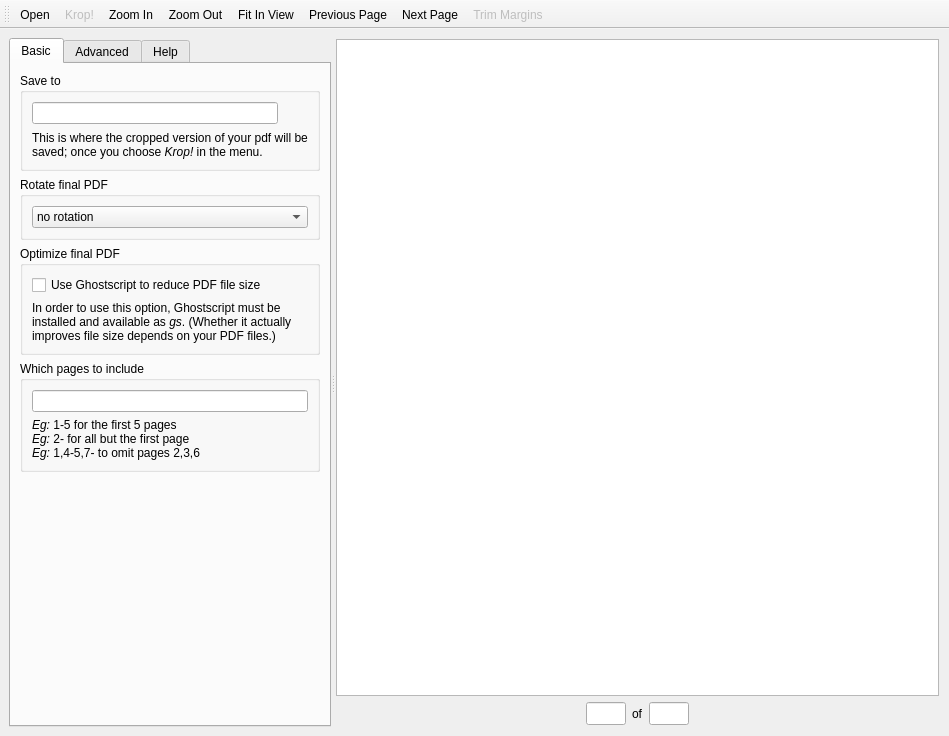
<?xml version="1.0" encoding="UTF-8"?>
<ui version="4.0">
 <class>MainWindow</class>
 <widget class="QMainWindow" name="MainWindow">
  <property name="geometry">
   <rect>
    <x>0</x>
    <y>0</y>
    <width>949</width>
    <height>736</height>
   </rect>
  </property>
  <property name="windowTitle">
   <string>krop: A tool to crop your PDFs</string>
  </property>
  <widget class="QWidget" name="centralwidget">
   <layout class="QVBoxLayout" name="verticalLayout_7">
    <item>
     <widget class="QSplitter" name="splitter">
      <property name="orientation">
       <enum>Qt::Horizontal</enum>
      </property>
      <property name="childrenCollapsible">
       <bool>false</bool>
      </property>
      <widget class="QTabWidget" name="tabWidget">
       <property name="sizePolicy">
        <sizepolicy hsizetype="Preferred" vsizetype="Expanding">
         <horstretch>0</horstretch>
         <verstretch>0</verstretch>
        </sizepolicy>
       </property>
       <property name="currentIndex">
        <number>0</number>
       </property>
       <widget class="QWidget" name="tabBasic">
        <attribute name="title">
         <string>Basic</string>
        </attribute>
        <layout class="QVBoxLayout" name="verticalLayout_4">
         <item>
          <widget class="QGroupBox" name="groupBox">
           <property name="title">
            <string>Save to</string>
           </property>
           <layout class="QGridLayout" name="gridLayout">
            <item row="0" column="0">
             <widget class="QLineEdit" name="editFile"/>
            </item>
            <item row="0" column="1">
             <widget class="QToolButton" name="buttonFileSelect">
              <property name="text">
               <string/>
              </property>
              <property name="autoRaise">
               <bool>true</bool>
              </property>
             </widget>
            </item>
            <item row="1" column="0" colspan="2">
             <widget class="QLabel" name="labelFileHelp">
              <property name="text">
               <string>&lt;!DOCTYPE HTML PUBLIC &quot;-//W3C//DTD HTML 4.0//EN&quot; &quot;http://www.w3.org/TR/REC-html40/strict.dtd&quot;&gt;
&lt;html&gt;&lt;head&gt;&lt;meta name=&quot;qrichtext&quot; content=&quot;1&quot; /&gt;&lt;style type=&quot;text/css&quot;&gt;
p, li { white-space: pre-wrap; }
&lt;/style&gt;&lt;/head&gt;&lt;body style=&quot; font-family:'Ubuntu'; font-size:9pt; font-weight:400; font-style:normal;&quot;&gt;
&lt;p style=&quot; margin-top:0px; margin-bottom:0px; margin-left:0px; margin-right:0px; -qt-block-indent:0; text-indent:0px;&quot;&gt;This is where the cropped version of your pdf will be saved; once you choose &lt;span style=&quot; font-style:italic;&quot;&gt;Krop!&lt;/span&gt; in the menu.&lt;/p&gt;&lt;/body&gt;&lt;/html&gt;</string>
              </property>
              <property name="wordWrap">
               <bool>true</bool>
              </property>
             </widget>
            </item>
           </layout>
          </widget>
         </item>
         <item>
          <widget class="QGroupBox" name="groupRotation">
           <property name="title">
            <string>Rotate final PDF</string>
           </property>
           <property name="flat">
            <bool>false</bool>
           </property>
           <layout class="QVBoxLayout" name="verticalLayout_8">
            <item>
             <widget class="QComboBox" name="comboRotation">
              <item>
               <property name="text">
                <string>no rotation</string>
               </property>
              </item>
              <item>
               <property name="text">
                <string>rotate left (90° counterclockwise)</string>
               </property>
              </item>
              <item>
               <property name="text">
                <string>rotate right (90° clockwise)</string>
               </property>
              </item>
              <item>
               <property name="text">
                <string>upside down</string>
               </property>
              </item>
             </widget>
            </item>
           </layout>
          </widget>
         </item>
         <item>
          <widget class="QGroupBox" name="groupOptimization">
           <property name="title">
            <string>Optimize final PDF</string>
           </property>
           <property name="flat">
            <bool>false</bool>
           </property>
           <layout class="QVBoxLayout" name="verticalLayout_9">
            <item>
             <widget class="QCheckBox" name="checkGhostscript">
              <property name="text">
               <string>Use Ghostscript to reduce PDF file size</string>
              </property>
             </widget>
            </item>
            <item>
             <widget class="QLabel" name="labelGhostscript">
              <property name="text">
               <string>&lt;!DOCTYPE HTML PUBLIC &quot;-//W3C//DTD HTML 4.0//EN&quot; &quot;http://www.w3.org/TR/REC-html40/strict.dtd&quot;&gt;
&lt;html&gt;&lt;head&gt;&lt;meta name=&quot;qrichtext&quot; content=&quot;1&quot; /&gt;&lt;style type=&quot;text/css&quot;&gt;
p, li { white-space: pre-wrap; }
&lt;/style&gt;&lt;/head&gt;&lt;body style=&quot; font-family:'Noto Sans'; font-size:10pt; font-weight:400; font-style:normal;&quot;&gt;
&lt;p style=&quot; margin-top:0px; margin-bottom:0px; margin-left:0px; margin-right:0px; -qt-block-indent:0; text-indent:0px;&quot;&gt;&lt;span style=&quot; font-family:'Ubuntu'; font-size:9pt;&quot;&gt;In order to use this option, Ghostscript must be installed and available as &lt;/span&gt;&lt;span style=&quot; font-family:'Ubuntu'; font-size:9pt; font-style:italic;&quot;&gt;gs&lt;/span&gt;&lt;span style=&quot; font-family:'Ubuntu'; font-size:9pt;&quot;&gt;. (Whether it actually improves file size depends on your PDF files.)&lt;/span&gt;&lt;/p&gt;&lt;/body&gt;&lt;/html&gt;</string>
              </property>
              <property name="wordWrap">
               <bool>true</bool>
              </property>
             </widget>
            </item>
           </layout>
          </widget>
         </item>
         <item>
          <widget class="QGroupBox" name="groupWhichPages">
           <property name="title">
            <string>Which pages to include</string>
           </property>
           <layout class="QVBoxLayout" name="verticalLayout">
            <item>
             <widget class="QLineEdit" name="editWhichPages"/>
            </item>
            <item>
             <widget class="QLabel" name="labelWhichPagesEg">
              <property name="text">
               <string>&lt;!DOCTYPE HTML PUBLIC &quot;-//W3C//DTD HTML 4.0//EN&quot; &quot;http://www.w3.org/TR/REC-html40/strict.dtd&quot;&gt;
&lt;html&gt;&lt;head&gt;&lt;meta name=&quot;qrichtext&quot; content=&quot;1&quot; /&gt;&lt;style type=&quot;text/css&quot;&gt;
p, li { white-space: pre-wrap; margin: 0; }
&lt;/style&gt;&lt;/head&gt;
&lt;body&gt;
&lt;p&gt;&lt;i&gt;Eg:&lt;/i&gt; 1-5 for the first 5 pages&lt;/p&gt;
&lt;p&gt;&lt;i&gt;Eg:&lt;/i&gt; 2- for all but the first page&lt;/p&gt;
&lt;p&gt;&lt;i&gt;Eg:&lt;/i&gt; 1,4-5,7- to omit pages 2,3,6&lt;/p&gt;
&lt;/body&gt;&lt;/html&gt;</string>
              </property>
              <property name="wordWrap">
               <bool>true</bool>
              </property>
             </widget>
            </item>
           </layout>
          </widget>
         </item>
         <item>
          <spacer name="verticalSpacer_3">
           <property name="orientation">
            <enum>Qt::Vertical</enum>
           </property>
           <property name="sizeHint" stdset="0">
            <size>
             <width>20</width>
             <height>484</height>
            </size>
           </property>
          </spacer>
         </item>
        </layout>
       </widget>
       <widget class="QWidget" name="tabAdvanced">
        <attribute name="title">
         <string>Advanced</string>
        </attribute>
        <layout class="QVBoxLayout" name="verticalLayout_6">
         <item>
          <widget class="QGroupBox" name="groupSelectionMode">
           <property name="title">
            <string>Selections apply to</string>
           </property>
           <property name="flat">
            <bool>false</bool>
           </property>
           <layout class="QGridLayout" name="gridLayout_2">
            <item row="0" column="0" colspan="2">
             <widget class="QRadioButton" name="radioSelAll">
              <property name="text">
               <string>all pages</string>
              </property>
              <property name="checked">
               <bool>true</bool>
              </property>
             </widget>
            </item>
            <item row="1" column="0" colspan="2">
             <widget class="QRadioButton" name="radioSelEvenOdd">
              <property name="text">
               <string>even/odd pages</string>
              </property>
             </widget>
            </item>
            <item row="2" column="0" colspan="2">
             <widget class="QRadioButton" name="radioSelIndividual">
              <property name="text">
               <string>individual page</string>
              </property>
             </widget>
            </item>
            <item row="3" column="0" colspan="2">
             <widget class="QLabel" name="labelSelHelp">
              <property name="text">
               <string>Should all pages be cropped based on the same selections? Maybe you want to treat even and odd pages differently? For full control you can crop each page using individual selections.</string>
              </property>
              <property name="wordWrap">
               <bool>true</bool>
              </property>
             </widget>
            </item>
            <item row="4" column="0">
             <widget class="QLabel" name="labelSelExceptions">
              <property name="text">
               <string>Exceptions:</string>
              </property>
             </widget>
            </item>
            <item row="4" column="1">
             <widget class="QLineEdit" name="editSelExceptions"/>
            </item>
            <item row="5" column="0" colspan="2">
             <widget class="QLabel" name="labelSelExceptionsHelp">
              <property name="text">
               <string>List pages which require individual selections.</string>
              </property>
             </widget>
            </item>
           </layout>
          </widget>
         </item>
         <item>
          <widget class="QGroupBox" name="groupDevice">
           <property name="title">
            <string>Fit screen of device</string>
           </property>
           <layout class="QFormLayout" name="formLayout">
            <property name="fieldGrowthPolicy">
             <enum>QFormLayout::ExpandingFieldsGrow</enum>
            </property>
            <item row="0" column="0" colspan="2">
             <widget class="QComboBox" name="comboDevice">
              <property name="editable">
               <bool>false</bool>
              </property>
              <property name="sizeAdjustPolicy">
               <enum>QComboBox::AdjustToContentsOnFirstShow</enum>
              </property>
             </widget>
            </item>
            <item row="1" column="0">
             <widget class="QLabel" name="labelAspectRatio">
              <property name="text">
               <string>Aspect ratio:</string>
              </property>
             </widget>
            </item>
            <item row="1" column="1">
             <widget class="QLineEdit" name="editAspectRatio"/>
            </item>
            <item row="2" column="0" colspan="2">
             <widget class="QLabel" name="labelDeviceHelp">
              <property name="text">
               <string>&lt;html&gt;&lt;head/&gt;&lt;body&gt;&lt;p&gt;&lt;span style=&quot; font-style:italic;&quot;&gt;Eg:&lt;/span&gt; 600:730 (ratio of width to height)&lt;/p&gt;&lt;/body&gt;&lt;/html&gt;</string>
              </property>
              <property name="wordWrap">
               <bool>true</bool>
              </property>
             </widget>
            </item>
           </layout>
          </widget>
         </item>
         <item>
          <widget class="QGroupBox" name="groupTrimMargins">
           <property name="title">
            <string>Settings for trimming margins</string>
           </property>
           <layout class="QFormLayout" name="formLayout_2">
            <property name="fieldGrowthPolicy">
             <enum>QFormLayout::ExpandingFieldsGrow</enum>
            </property>
            <item row="0" column="0">
             <widget class="QLabel" name="labelPadding">
              <property name="text">
               <string>Padding:</string>
              </property>
             </widget>
            </item>
            <item row="0" column="1">
             <widget class="QLineEdit" name="editPadding">
              <property name="text">
               <string/>
              </property>
             </widget>
            </item>
            <item row="1" column="0" colspan="2">
             <widget class="QLabel" name="labelTrimMarginsEg">
              <property name="text">
               <string>&lt;html&gt;&lt;head/&gt;&lt;body&gt;&lt;p&gt;&lt;span style=&quot; font-style:italic;&quot;&gt;Eg:&lt;/span&gt; 2 or 5,2 or 5,2,5,5 (interpreted as in CSS)&lt;/p&gt;&lt;p&gt;Right-click a selection to automatically trim it.&lt;/p&gt;&lt;/body&gt;&lt;/html&gt;</string>
              </property>
              <property name="wordWrap">
               <bool>true</bool>
              </property>
             </widget>
            </item>
            <item row="2" column="0">
             <widget class="QLabel" name="labelAllowedChanges">
              <property name="enabled">
               <bool>true</bool>
              </property>
              <property name="text">
               <string>Allowed changes:</string>
              </property>
             </widget>
            </item>
            <item row="2" column="1">
             <widget class="QLineEdit" name="editAllowedChanges">
              <property name="enabled">
               <bool>true</bool>
              </property>
             </widget>
            </item>
            <item row="3" column="0">
             <widget class="QLabel" name="labelSensitivity">
              <property name="enabled">
               <bool>true</bool>
              </property>
              <property name="text">
               <string>Color sensitivity:</string>
              </property>
             </widget>
            </item>
            <item row="3" column="1">
             <widget class="QLineEdit" name="editSensitivity">
              <property name="enabled">
               <bool>true</bool>
              </property>
             </widget>
            </item>
           </layout>
          </widget>
         </item>
         <item>
          <spacer name="verticalSpacer">
           <property name="orientation">
            <enum>Qt::Vertical</enum>
           </property>
           <property name="sizeHint" stdset="0">
            <size>
             <width>20</width>
             <height>339</height>
            </size>
           </property>
          </spacer>
         </item>
        </layout>
       </widget>
       <widget class="QWidget" name="tabHelp">
        <attribute name="title">
         <string>Help</string>
        </attribute>
        <layout class="QVBoxLayout" name="verticalLayout_3">
         <item>
          <widget class="QLabel" name="labelHelp">
           <property name="sizePolicy">
            <sizepolicy hsizetype="Ignored" vsizetype="Preferred">
             <horstretch>0</horstretch>
             <verstretch>0</verstretch>
            </sizepolicy>
           </property>
           <property name="maximumSize">
            <size>
             <width>16777215</width>
             <height>16777215</height>
            </size>
           </property>
           <property name="baseSize">
            <size>
             <width>0</width>
             <height>0</height>
            </size>
           </property>
           <property name="text">
            <string>&lt;h3&gt;Getting started&lt;/h3&gt;
&lt;p&gt;Using your mouse, create one or more selections on the pdf document. These are the regions that will be included into the cropped file.
&lt;p&gt;When you are done, click Krop! in the menu to create a cropped version of your document.
&lt;h3&gt;Hints&lt;/h3&gt;
&lt;p&gt;Right-click a selection to delete it.
&lt;p&gt;You can choose to create individual selections for each page.
&lt;p&gt;If you have an eReader that is not good at scrolling documents, you can have each page automatically broken into parts to optimally fit the screen of your eReader.
&lt;p&gt;Some examples can be found at: &lt;a href='http://arminstraub.com/software/krop'&gt;arminstraub.com&lt;/a&gt;
</string>
           </property>
           <property name="textFormat">
            <enum>Qt::RichText</enum>
           </property>
           <property name="wordWrap">
            <bool>true</bool>
           </property>
           <property name="openExternalLinks">
            <bool>true</bool>
           </property>
          </widget>
         </item>
         <item>
          <spacer name="verticalSpacer_2">
           <property name="orientation">
            <enum>Qt::Vertical</enum>
           </property>
           <property name="sizeHint" stdset="0">
            <size>
             <width>20</width>
             <height>524</height>
            </size>
           </property>
          </spacer>
         </item>
         <item>
          <widget class="QLabel" name="labelHelpLicense">
           <property name="sizePolicy">
            <sizepolicy hsizetype="Ignored" vsizetype="Preferred">
             <horstretch>0</horstretch>
             <verstretch>0</verstretch>
            </sizepolicy>
           </property>
           <property name="text">
            <string>Copyright (C) 2010-2018 Armin Straub
&lt;br&gt;&lt;a href='http://arminstraub.com'&gt;http://arminstraub.com&lt;/a&gt;
&lt;p&gt;This program is free software and available to you in the hope that it will be useful; but without any warranty. It is distributed under the terms of the GNU General Public License (GPLv3+). See the accompanying files for more information.
</string>
           </property>
           <property name="textFormat">
            <enum>Qt::RichText</enum>
           </property>
           <property name="wordWrap">
            <bool>true</bool>
           </property>
           <property name="openExternalLinks">
            <bool>true</bool>
           </property>
          </widget>
         </item>
        </layout>
       </widget>
      </widget>
      <widget class="QFrame" name="frame">
       <property name="sizePolicy">
        <sizepolicy hsizetype="Expanding" vsizetype="Preferred">
         <horstretch>1</horstretch>
         <verstretch>0</verstretch>
        </sizepolicy>
       </property>
       <property name="frameShape">
        <enum>QFrame::NoFrame</enum>
       </property>
       <property name="frameShadow">
        <enum>QFrame::Raised</enum>
       </property>
       <layout class="QVBoxLayout" name="verticalLayout_2">
        <property name="margin">
         <number>1</number>
        </property>
        <item>
         <widget class="QGraphicsView" name="documentView">
          <property name="contextMenuPolicy">
           <enum>Qt::CustomContextMenu</enum>
          </property>
          <property name="frameShadow">
           <enum>QFrame::Sunken</enum>
          </property>
         </widget>
        </item>
        <item>
         <widget class="QFrame" name="frame_2">
          <property name="frameShape">
           <enum>QFrame::NoFrame</enum>
          </property>
          <property name="frameShadow">
           <enum>QFrame::Raised</enum>
          </property>
          <layout class="QHBoxLayout" name="horizontalLayout_2">
           <property name="margin">
            <number>0</number>
           </property>
           <item>
            <spacer name="horizontalSpacer">
             <property name="orientation">
              <enum>Qt::Horizontal</enum>
             </property>
             <property name="sizeType">
              <enum>QSizePolicy::Expanding</enum>
             </property>
             <property name="sizeHint" stdset="0">
              <size>
               <width>40</width>
               <height>20</height>
              </size>
             </property>
            </spacer>
           </item>
           <item>
            <widget class="QPushButton" name="buttonFirst">
             <property name="minimumSize">
              <size>
               <width>24</width>
               <height>24</height>
              </size>
             </property>
             <property name="maximumSize">
              <size>
               <width>24</width>
               <height>24</height>
              </size>
             </property>
             <property name="focusPolicy">
              <enum>Qt::NoFocus</enum>
             </property>
             <property name="text">
              <string/>
             </property>
             <property name="flat">
              <bool>true</bool>
             </property>
            </widget>
           </item>
           <item>
            <widget class="QPushButton" name="buttonPrevious">
             <property name="minimumSize">
              <size>
               <width>24</width>
               <height>24</height>
              </size>
             </property>
             <property name="maximumSize">
              <size>
               <width>24</width>
               <height>24</height>
              </size>
             </property>
             <property name="focusPolicy">
              <enum>Qt::NoFocus</enum>
             </property>
             <property name="text">
              <string/>
             </property>
             <property name="flat">
              <bool>true</bool>
             </property>
            </widget>
           </item>
           <item>
            <widget class="QLineEdit" name="editCurrentPage">
             <property name="sizePolicy">
              <sizepolicy hsizetype="Fixed" vsizetype="Fixed">
               <horstretch>0</horstretch>
               <verstretch>0</verstretch>
              </sizepolicy>
             </property>
             <property name="minimumSize">
              <size>
               <width>40</width>
               <height>23</height>
              </size>
             </property>
             <property name="maximumSize">
              <size>
               <width>40</width>
               <height>16777215</height>
              </size>
             </property>
             <property name="inputMask">
              <string/>
             </property>
             <property name="alignment">
              <set>Qt::AlignCenter</set>
             </property>
            </widget>
           </item>
           <item>
            <widget class="QLabel" name="label">
             <property name="text">
              <string>of</string>
             </property>
            </widget>
           </item>
           <item>
            <widget class="QLineEdit" name="editMaxPage">
             <property name="enabled">
              <bool>true</bool>
             </property>
             <property name="sizePolicy">
              <sizepolicy hsizetype="Fixed" vsizetype="Fixed">
               <horstretch>0</horstretch>
               <verstretch>0</verstretch>
              </sizepolicy>
             </property>
             <property name="minimumSize">
              <size>
               <width>40</width>
               <height>23</height>
              </size>
             </property>
             <property name="maximumSize">
              <size>
               <width>40</width>
               <height>16777215</height>
              </size>
             </property>
             <property name="autoFillBackground">
              <bool>false</bool>
             </property>
             <property name="inputMask">
              <string/>
             </property>
             <property name="frame">
              <bool>true</bool>
             </property>
             <property name="alignment">
              <set>Qt::AlignCenter</set>
             </property>
             <property name="readOnly">
              <bool>true</bool>
             </property>
            </widget>
           </item>
           <item>
            <widget class="QPushButton" name="buttonNext">
             <property name="minimumSize">
              <size>
               <width>24</width>
               <height>24</height>
              </size>
             </property>
             <property name="maximumSize">
              <size>
               <width>24</width>
               <height>24</height>
              </size>
             </property>
             <property name="focusPolicy">
              <enum>Qt::NoFocus</enum>
             </property>
             <property name="text">
              <string/>
             </property>
             <property name="flat">
              <bool>true</bool>
             </property>
            </widget>
           </item>
           <item>
            <widget class="QPushButton" name="buttonLast">
             <property name="minimumSize">
              <size>
               <width>24</width>
               <height>24</height>
              </size>
             </property>
             <property name="maximumSize">
              <size>
               <width>24</width>
               <height>24</height>
              </size>
             </property>
             <property name="focusPolicy">
              <enum>Qt::NoFocus</enum>
             </property>
             <property name="text">
              <string/>
             </property>
             <property name="flat">
              <bool>true</bool>
             </property>
            </widget>
           </item>
           <item>
            <spacer name="horizontalSpacer2">
             <property name="orientation">
              <enum>Qt::Horizontal</enum>
             </property>
             <property name="sizeType">
              <enum>QSizePolicy::Expanding</enum>
             </property>
             <property name="sizeHint" stdset="0">
              <size>
               <width>40</width>
               <height>20</height>
              </size>
             </property>
            </spacer>
           </item>
          </layout>
         </widget>
        </item>
       </layout>
      </widget>
     </widget>
    </item>
   </layout>
  </widget>
  <widget class="QMenuBar" name="menubar">
   <property name="geometry">
    <rect>
     <x>0</x>
     <y>0</y>
     <width>949</width>
     <height>30</height>
    </rect>
   </property>
  </widget>
  <widget class="QToolBar" name="toolBar">
   <property name="contextMenuPolicy">
    <enum>Qt::PreventContextMenu</enum>
   </property>
   <property name="windowTitle">
    <string>toolBar</string>
   </property>
   <property name="movable">
    <bool>true</bool>
   </property>
   <property name="toolButtonStyle">
    <enum>Qt::ToolButtonFollowStyle</enum>
   </property>
   <property name="floatable">
    <bool>false</bool>
   </property>
   <attribute name="toolBarArea">
    <enum>TopToolBarArea</enum>
   </attribute>
   <attribute name="toolBarBreak">
    <bool>false</bool>
   </attribute>
   <addaction name="actionOpenFile"/>
   <addaction name="actionKrop"/>
   <addaction name="actionZoomIn"/>
   <addaction name="actionZoomOut"/>
   <addaction name="actionFitInView"/>
   <addaction name="actionPreviousPage"/>
   <addaction name="actionNextPage"/>
   <addaction name="actionTrimMarginsAll"/>
  </widget>
  <action name="actionZoomIn">
   <property name="text">
    <string>Zoom In</string>
   </property>
   <property name="shortcut">
    <string>Ctrl+=</string>
   </property>
  </action>
  <action name="actionZoomOut">
   <property name="text">
    <string>Zoom Out</string>
   </property>
   <property name="shortcut">
    <string>Ctrl+-</string>
   </property>
  </action>
  <action name="actionPreviousPage">
   <property name="text">
    <string>Previous Page</string>
   </property>
   <property name="shortcut">
    <string>Ctrl+Left</string>
   </property>
  </action>
  <action name="actionNextPage">
   <property name="text">
    <string>Next Page</string>
   </property>
   <property name="shortcut">
    <string>Ctrl+Right</string>
   </property>
  </action>
  <action name="actionOpenFile">
   <property name="text">
    <string>Open</string>
   </property>
  </action>
  <action name="actionFitInView">
   <property name="checkable">
    <bool>true</bool>
   </property>
   <property name="text">
    <string>Fit In View</string>
   </property>
  </action>
  <action name="actionKrop">
   <property name="enabled">
    <bool>false</bool>
   </property>
   <property name="text">
    <string>Krop!</string>
   </property>
  </action>
  <action name="actionDeleteSelection">
   <property name="text">
    <string>Delete Selection</string>
   </property>
  </action>
  <action name="actionFirstPage">
   <property name="text">
    <string>First Page</string>
   </property>
  </action>
  <action name="actionLastPage">
   <property name="text">
    <string>Last Page</string>
   </property>
  </action>
  <action name="actionTrimMargins">
   <property name="text">
    <string>Trim Margins</string>
   </property>
  </action>
  <action name="actionSelectFile">
   <property name="text">
    <string>Select File</string>
   </property>
  </action>
  <action name="actionTrimMarginsAll">
   <property name="enabled">
    <bool>false</bool>
   </property>
   <property name="text">
    <string>Trim Margins</string>
   </property>
   <property name="toolTip">
    <string>Trim Margins</string>
   </property>
  </action>
 </widget>
 <resources/>
 <connections>
  <connection>
   <sender>buttonPrevious</sender>
   <signal>clicked()</signal>
   <receiver>actionPreviousPage</receiver>
   <slot>trigger()</slot>
   <hints>
    <hint type="sourcelabel">
     <x>548</x>
     <y>623</y>
    </hint>
    <hint type="destinationlabel">
     <x>-1</x>
     <y>-1</y>
    </hint>
   </hints>
  </connection>
  <connection>
   <sender>buttonNext</sender>
   <signal>clicked()</signal>
   <receiver>actionNextPage</receiver>
   <slot>trigger()</slot>
   <hints>
    <hint type="sourcelabel">
     <x>750</x>
     <y>623</y>
    </hint>
    <hint type="destinationlabel">
     <x>-1</x>
     <y>-1</y>
    </hint>
   </hints>
  </connection>
  <connection>
   <sender>buttonFirst</sender>
   <signal>clicked()</signal>
   <receiver>actionFirstPage</receiver>
   <slot>trigger()</slot>
   <hints>
    <hint type="sourcelabel">
     <x>535</x>
     <y>673</y>
    </hint>
    <hint type="destinationlabel">
     <x>-1</x>
     <y>-1</y>
    </hint>
   </hints>
  </connection>
  <connection>
   <sender>buttonLast</sender>
   <signal>clicked()</signal>
   <receiver>actionLastPage</receiver>
   <slot>trigger()</slot>
   <hints>
    <hint type="sourcelabel">
     <x>724</x>
     <y>673</y>
    </hint>
    <hint type="destinationlabel">
     <x>-1</x>
     <y>-1</y>
    </hint>
   </hints>
  </connection>
  <connection>
   <sender>buttonFileSelect</sender>
   <signal>clicked()</signal>
   <receiver>actionSelectFile</receiver>
   <slot>trigger()</slot>
   <hints>
    <hint type="sourcelabel">
     <x>281</x>
     <y>120</y>
    </hint>
    <hint type="destinationlabel">
     <x>-1</x>
     <y>-1</y>
    </hint>
   </hints>
  </connection>
 </connections>
</ui>
